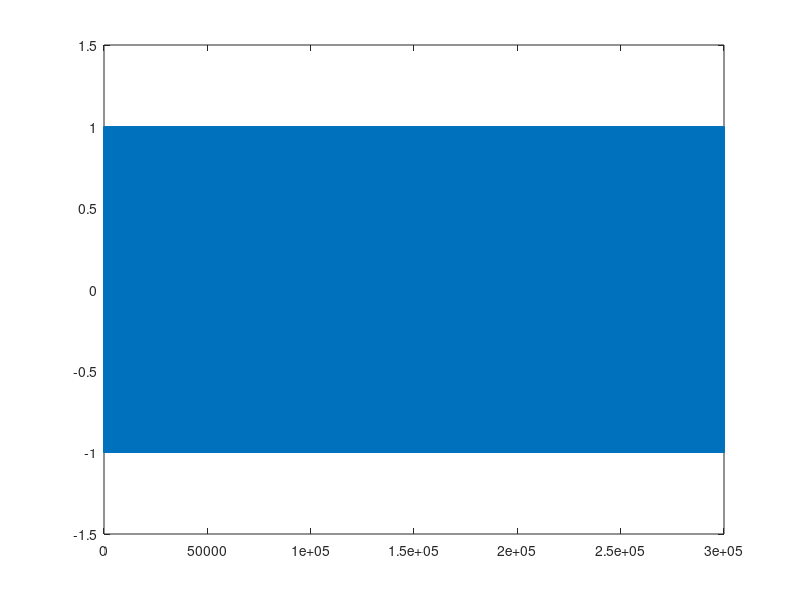

This chart was generated by the following MATLAB code: (Note: this script raises an error after producing the figure.)
%% Figure 8 from Righetti, Buchli, and Ijspeert, (2006)

% start/stop simulation
t0 = 0;                 % start time
tend = 2500;            % stop time

% periodic forcing (cosine input)
Fs = 120;               % sample rate of periodic forcing
F_t = linspace(t0, tend, tend*Fs); %dt for periodic forcing
F = sin(30*F_t);        
plot(F); ylim([-1.5 1.5]);

% model parameters
a = 50;                 % non-linearity
e = 0.7;                % learning rates from fig 8.
tspan = [t0 tend];      % full timespan
w0 = [18; 26];         % initial conditions for osc freq

for i = 1:length(w0)
[t, y] = ode23(@(t,x)hopf_learn(t,x, a, e, F, F_t)...
    ,tspan, [0, 1, w0(i)] );
    plot(t,y(:,3), 'black');
    hold on
end

title('Adaptive-Frequency Van der Pol Oscillator with Hebbian Learning')
xlabel('Time')
ylabel('W (Angular Frequency)')
legend(num2str(w0))
hold off;

%% One Rythmic Frequency 
% start/stop simulation
t0 = 0;
tend = 300; % 3000, fig 2.
Fs = 120; % 500

% periodic forcing (cosine input)
F_t = linspace(t0, tend, tend*Fs);
F = cos(3*F_t);
%plot(F)

% model parameters
a = 1;                  % non-linearity
e = [1 ;0.8; 0.6; 0.4]; % learning rates from fig 2.
%tspan = [t0 tend];      % full timespan
tspan = [F_t];        % time point as cos

for i = 1
[t, y] = ode45(@(t,x)vanderpol_learn(t,x, a, e(i), F, F_t)...
    ,tspan, [0, 1, 10] );
end

figure(1);
hold on
plot(t,y(:,3), 'black');
title('Adaptive-Frequency Van der Pol Oscillator with Hebbian Learning')
xlabel('Time')
ylabel('W (Angular Frequency)')
legend(num2str(e(i)))
hold off;


% Time series of w-dot and oscs
figure(2);
hold on
subplot(2,1,1)
plot(t,y(:,3), 'black');
xlim([200 250])
title('Dynamics of Frequency Adaptation')
xlabel('Time')
ylabel('W (Angular Frequency)')
legend(num2str(e(i)))
hold off;

figure(2); 
subplot(2,1,2)
plot(t,F, '--black');
hold on;
plot(t,y(:,2), 'blue');
xlim([200 250]);
title('Input and Oscillator')
xlabel('Time')
ylabel('Amplitude')
legend('F', 'Oscillator')
hold off;

% phase portrait
figure;
hold on;
plot(y(:,1),y(:,2))
plot(y(1,1),y(1,2),'-o')        % initial conditions
plot(y(end,1),y(end,2),'-o')    % final position
title(['Phase Portrait: e = ' num2str(e(i))]);
xlabel('x-dot');
ylabel('y-dot');
hold off

%% Multiple rhythmic frequencies
% start/stop simulation
t0 = 0;
tend = 100; % 3000, fig 2.
Fs = 120; % 500

% periodic forcing (cosine input)
cosf1 = 3;
cosf2 = 6;
F_t = linspace(t0, tend, tend*Fs);
F = cos(cosf1*F_t) + cos(cosf2*F_t) ;
plot(F)

% model parameters
a = 1;                  % non-linearity
e = 1;                % learning rate
%tspan = [t0 tend];     % full timespan
tspan = [F_t];          % time point as cos
w0 = [2;4;5;7];         % initial osc freqs

for i = 1:length(w0)
[t, y] = ode45(@(t,x)vanderpol_learn(t,x, a, e, F, F_t)...
    ,tspan, [0, 1, w0(i)] );
    plot(t,y(:,3), 'black');
    hold on
end

yline(cosf1,'k--');
yline(cosf2,'k--');
title('Adaptive-Frequency Van der Pol Oscillator with Hebbian Learning')
xlabel('Time')
ylabel('W (Angular Frequency)')
legend(num2str(w0))
hold off;


%% Musical Rhythm

Fs = 120; % 500

%%%%%% Make stimulus %%%%%%  
s = stimulusMake(1, 'mid', 'Iso_2_1_Original_120BBPM_32cycles.mid', 'display', 1, 'fs', Fs);   % Western training rhythm
%s = stimulusMake(1, 'mid', 'NonIso_3_2_Original_120BPM_32cycles.mid', 'display', 1); % Balkan training rhythm

% start/stop simulation
t0 = s.t(1);
tend = s.t(end); % 3000, fig 2.

F_t = s.t;
s.x = 0.16*s.x/rms(s.x);      
F = s.x;
plot(F_t,F);

% model parameters
m = 1;                  % osc amplitude
e = 2; 
%tspan = [t0 tend];     % full timespan
tspan = [F_t];        % time point as cos


for i = 1
[t, y] = ode45(@(t,x)hopf_learn(t,x, m, e(i), F, F_t)...
    ,tspan, [0, 1, 8] );
end

figure;
hold on
plot(t,y(:,3), 'black');
title('Adaptive-Frequency Hopf Oscillator with Hebbian Learning')
xlabel('Time')
ylabel('W (Angular Frequency)')
legend(num2str(e(i)))
hold off;

% Time series 
figure; 
hold on;
plot(t,F, '--black');
plot(t,y(:,2), 'blue');
plot(t,y(:,1), '--blue');
xlim([t0 10]);
title('Adaptive-Frequency Hopf Oscillator with Hebbian Learning')
xlabel('Time')
ylabel('Amplitude')
legend('F', 'Oscillator')
hold off;




      